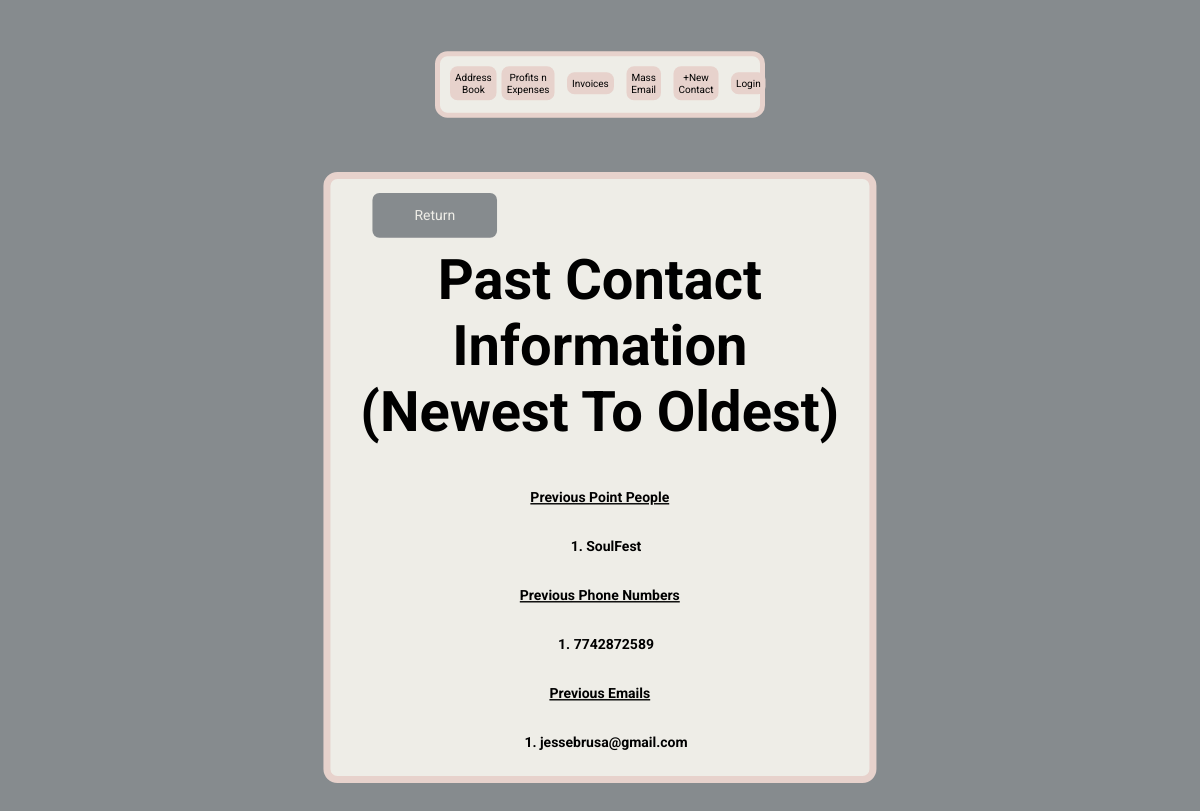
The page /previous-contact-data/3 on the database its author committed.
### main.py (models this page shows)
class ContactTable(db.Model):
    __tablename__ = 'contact_table'
    id = db.Column(db.Integer, primary_key=True)
    contact_person = db.Column(db.String(250), nullable=False)
    data_base_id = db.Column(db.Integer, db.ForeignKey('database.id'))

class PhoneNumberTable(db.Model):
    __tablename__ = 'phone_number_table'
    id = db.Column(db.Integer, primary_key=True)
    phone_number = db.Column(db.String(250), nullable=False)
    data_base_id = db.Column(db.Integer, db.ForeignKey('database.id'))

class EmailTable(db.Model):
    __tablename__ = 'email_table'
    id = db.Column(db.Integer, primary_key=True)
    email = db.Column(db.String(250))
    data_base_id = db.Column(db.Integer, db.ForeignKey('database.id'))

### main.py (the view)
@app.route('/previous-contact-data/<int:id>')
def previous_contact(id):
    facility = DataBase.query.filter_by(id=id).first()
    contact_list = return_list(facility.contact_person, 'contact_person')
    phone_list = return_list(facility.phone_number, 'phone_number')
    email_list = return_list(facility.email, 'email')
    return render_template('previous.html', id=id, contact_list=contact_list,
                           phone_list=phone_list, email_list=email_list)

### resources.py (called while the page is built)
def return_list(facility_object, table_variable):
    if facility_object:
        return [getattr(item, table_variable) for item in facility_object]
    else:
        return None

### templates/previous.html
{% include 'header.html' %}
<body>
    <div class="formContainerColumn">
        <div class="returnContainer">
            <a href="{{ url_for('facility_page', id=id) }}">Return</a>
        </div>
        <h1>Past Contact Information<br>(Newest To Oldest)</h1>
        {% if contact_list %}
            <h2><u>Previous Point People</u></h2>
            <div class="previousList">
                <ol>
                    {% for contact in contact_list %}
                    <h3><li>{{ contact }}</li></h3>
                    {% endfor %}
                </ol>
            </div>
        {% endif %}
        {% if phone_list %}
            <h2><u>Previous Phone Numbers</u></h2>
            <div class="previousList">
                <ol>
                    {% for phone in phone_list %}
                        <h3><li>{{ phone }}</li></h3>
                    {% endfor %}
                </ol>
            </div>
        {% endif %}
        {% if email_list %}
            <h2><u>Previous Emails</u></h2>
            <div class="previousList">
                <ol>
                    {% for email in email_list %}
                        <h3><li>{{ email }}</li></h3>
                    {% endfor %}
                </ol>
            </div>
        {% endif %}
    </div>
</body>
</html>

### static/css/stylesheet.css (style rules this page uses)
html, body { overflow-x: hidden; font-family: 'Roboto', sans-serif; }
body { background-color: #868B8E; font-family: 'Roboto', sans-serif; box-sizing: border-box; }
h1 { font-size: 80px; text-align: center; }
.formContainerColumn { display: flex; flex-direction: column; width: 65%; min-width: 475px; margin-bottom: 20px; margin-top: 20px; margin-left: auto; margin-right: auto; background-color: #EEEDE7; border-radius: 20px; border: 10px solid #E7D2CC; min-height: 100px; }
h2 { font-size: 40px; margin: 10px; }
.returnContainer { margin: 40px 60px -20px 60px; }
.returnContainer a { text-decoration: none; color: #EEEDE7; background-color: #868B8E; border-radius: 10px; padding: 20px 60px; font-size: 20px; }
h2 { text-align: center; font-size: 35px; }
h3 { font-size: 30px; }
.previousList { display: flex; justify-content: center; }
@media only screen and (max-width: 1200px) { h2 { font-size: 20px; } }
@media only screen and (max-width: 1200px) { h3 { font-size: 20px; } }
@media only screen and (max-width: 1200px) { .formContainerColumn { transform: scale(.7); margin-top: -120px; } }

### rows shown on the page
ContactTable: contact_person "SoulFest"
PhoneNumberTable: phone_number "7742872589"
EmailTable: email "jessebrusa@gmail.com"
